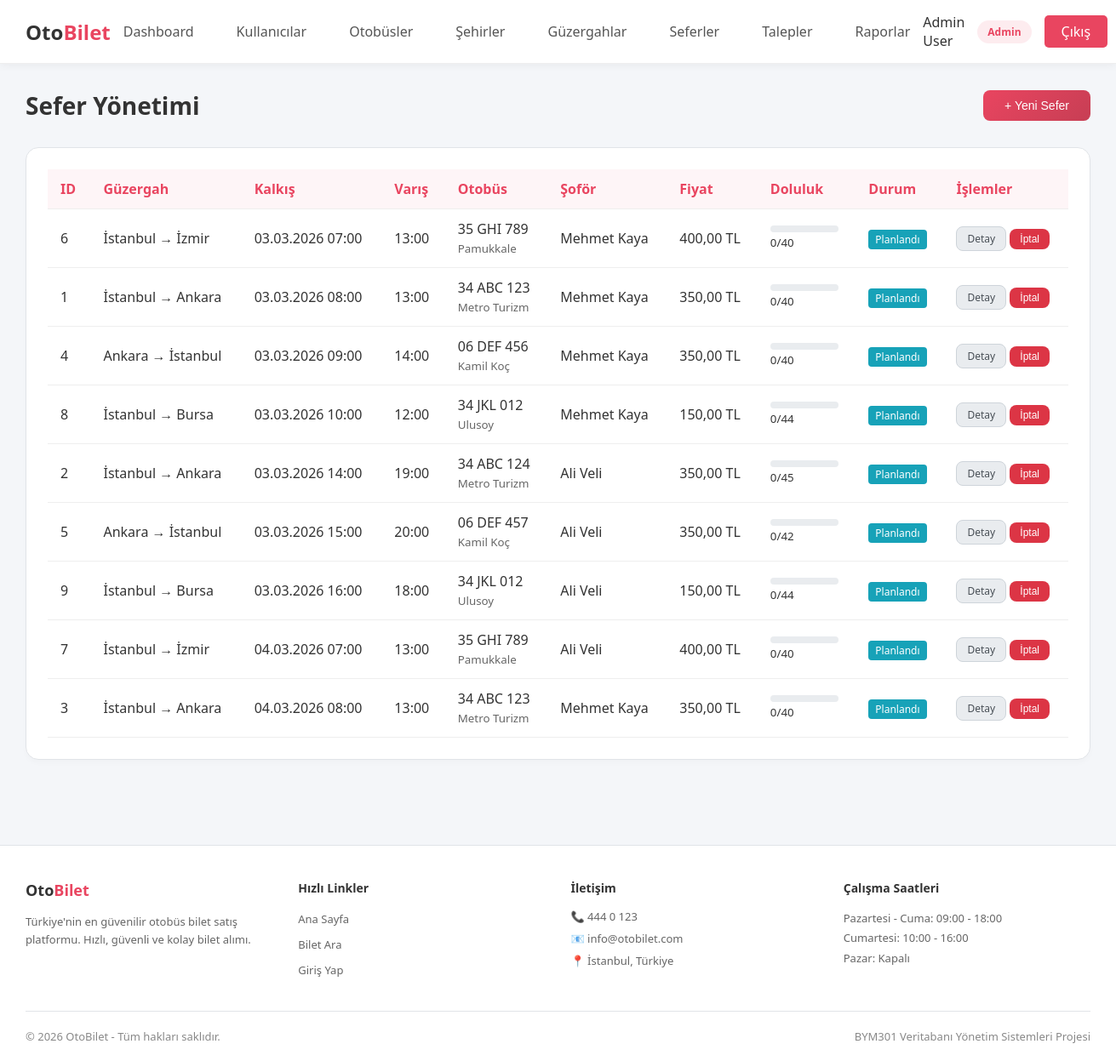
/admin/schedules.php (signed in), run on the app's committed database.
### tables this page shows
CREATE TABLE schedules (
    id INT PRIMARY KEY AUTO_INCREMENT,
    route_id INT NOT NULL,
    bus_id INT NOT NULL,
    driver_id INT,
    departure_time DATETIME NOT NULL,
    arrival_time DATETIME NOT NULL,
    price DECIMAL(10,2) NOT NULL,
    status ENUM('scheduled', 'departed', 'completed', 'cancelled') DEFAULT 'scheduled',
    created_at TIMESTAMP DEFAULT CURRENT_TIMESTAMP,
    FOREIGN KEY (route_id) REFERENCES routes(id),
    FOREIGN KEY (bus_id) REFERENCES buses(id),
    FOREIGN KEY (driver_id) REFERENCES users(id)
);

CREATE TABLE buses (
    id INT PRIMARY KEY AUTO_INCREMENT,
    company_id INT NOT NULL,
    plate_number VARCHAR(20) NOT NULL UNIQUE,
    model VARCHAR(100),
    capacity INT NOT NULL DEFAULT 40,
    has_wifi TINYINT(1) DEFAULT 0,
    has_tv TINYINT(1) DEFAULT 0,
    is_active TINYINT(1) DEFAULT 1,
    created_at TIMESTAMP DEFAULT CURRENT_TIMESTAMP,
    FOREIGN KEY (company_id) REFERENCES bus_companies(id)
);

CREATE TABLE bus_companies (
    id INT PRIMARY KEY AUTO_INCREMENT,
    name VARCHAR(100) NOT NULL UNIQUE,
    logo_url VARCHAR(255),
    phone VARCHAR(20),
    email VARCHAR(100),
    is_active TINYINT(1) DEFAULT 1,
    created_at TIMESTAMP DEFAULT CURRENT_TIMESTAMP
);

CREATE TABLE users (
    id INT PRIMARY KEY AUTO_INCREMENT,
    user_type_id INT NOT NULL,
    email VARCHAR(100) NOT NULL UNIQUE,
    password VARCHAR(255) NOT NULL,
    full_name VARCHAR(100) NOT NULL,
    phone VARCHAR(20),
    tc_no VARCHAR(11),
    gender ENUM('erkek', 'kadin') NULL,
    is_active TINYINT(1) DEFAULT 1,
    created_at TIMESTAMP DEFAULT CURRENT_TIMESTAMP,
    updated_at TIMESTAMP DEFAULT CURRENT_TIMESTAMP ON UPDATE CURRENT_TIMESTAMP,
    FOREIGN KEY (user_type_id) REFERENCES user_types(id)
);

### admin/schedules.php (the view, shortened to what this page needs)
<?php
require_once __DIR__ . '/../includes/header.php';
$database = new Database();
$db = $database->getConnection();
$schedules = $db->query("
    SELECT s.*,
           c1.name as from_city, c2.name as to_city,
           b.plate_number, bc.name as company_name,
           u.full_name as driver_name,
           (SELECT COUNT(*) FROM bookings WHERE schedule_id = s.id AND status = 'confirmed') as booked_count,
           b.capacity
    FROM schedules s
    INNER JOIN routes r ON s.route_id = r.id
    INNER JOIN cities c1 ON r.from_city_id = c1.id
    INNER JOIN cities c2 ON r.to_city_id = c2.id
    INNER JOIN buses b ON s.bus_id = b.id
    INNER JOIN bus_companies bc ON b.company_id = bc.id
    LEFT JOIN users u ON s.driver_id = u.id
    WHERE s.departure_time > DATE_SUB(NOW(), INTERVAL 1 DAY)
    ORDER BY s.departure_time
    LIMIT 50
")->fetchAll(PDO::FETCH_ASSOC);
?>
<div class="page-header">
    <h1 class="page-title">Sefer Yönetimi</h1>
    <button class="btn btn-primary" onclick="document.getElementById('addModal').classList.add('active')">+ Yeni Sefer</button>
</div>
<div class="card">
    <table>
        <thead>
            <tr>
                <th>ID</th>
                <th>Güzergah</th>
                <th>Kalkış</th>
                <th>Varış</th>
                <th>Otobüs</th>
                <th>Şoför</th>
                <th>Fiyat</th>
                <th>Doluluk</th>
                <th>Durum</th>
                <th>İşlemler</th>
            </tr>
        </thead>
        <tbody>
            <?php foreach ($schedules as $schedule): ?>
            <tr>
                <td><?php echo $schedule['id']; ?></td>
                <td><?php echo sanitize($schedule['from_city'] . ' → ' . $schedule['to_city']); ?></td>
                <td><?php echo formatDateTime($schedule['departure_time']); ?></td>
                <td><?php echo formatTime($schedule['arrival_time']); ?></td>
                <td>
                    <div><?php echo sanitize($schedule['plate_number']); ?></div>
                    <small style="color: #666;"><?php echo sanitize($schedule['company_name']); ?></small>
                </td>
                <td><?php echo sanitize($schedule['driver_name'] ?? 'Atanmadı'); ?></td>
                <td><?php echo formatMoney($schedule['price']); ?></td>
                <td>
                    <div style="background: #e9ecef; border-radius: 10px; overflow: hidden; height: 8px; width: 80px;">
                    </div>
                    <small><?php echo $schedule['booked_count']; ?>/<?php echo $schedule['capacity']; ?></small>
                </td>
                <td><?php echo getStatusBadge($schedule['status']); ?></td>
                <td>
                    <a href="schedule_details.php?id=<?php echo $schedule['id']; ?>" class="btn btn-sm btn-secondary" title="Detayları Görüntüle">Detay</a>
                    <?php if ($schedule['status'] === 'scheduled'): ?>
                    <form method="POST" style="display: inline;" onsubmit="return confirm('Bu seferi iptal etmek istediğinize emin misiniz? Tüm rezervasyonlar da iptal edilecek.')">
                        <button type="submit" class="btn btn-sm btn-danger">İptal</button>
                    </form>
                    <?php endif; ?>
                </td>
            </tr>
            <?php endforeach; ?>
        </tbody>
    </table>
</div>
<?php require_once __DIR__ . '/../includes/footer.php'; ?>

### includes/functions.php (shortened to what this page needs)
<?php
function sanitize($input) {
    return htmlspecialchars(trim($input), ENT_QUOTES, 'UTF-8');
}
function formatTime($date) {
    return date('H:i', strtotime($date));
}
function formatDateTime($date) {
    return date('d.m.Y H:i', strtotime($date));
}
function formatMoney($amount) {
    return number_format($amount, 2, ',', '.') . ' TL';
}
function getStatusBadge($status) {
    $badges = [
        'pending' => ['Beklemede', '#ffc107', '#000'],
        'confirmed' => ['Onaylandı', '#28a745', '#fff'],
        'cancelled' => ['İptal', '#dc3545', '#fff'],
        'scheduled' => ['Planlandı', '#17a2b8', '#fff'],
        'departed' => ['Yolda', '#007bff', '#fff'],
        'completed' => ['Tamamlandı', '#28a745', '#fff']
    ];
    $badge = $badges[$status] ?? ['Bilinmiyor', '#6c757d', '#fff'];
    return '<span style="background-color:'.$badge[1].';color:'.$badge[2].';padding:3px 8px;border-radius:4px;font-size:12px;">'.$badge[0].'</span>';
}

### includes/header.php (style rules this page uses)
* { margin: 0; padding: 0; box-sizing: border-box; }
body { font-family: 'Segoe UI', Tahoma, Geneva, Verdana, sans-serif; background: #f4f6f9; min-height: 100vh; color: #333; }
.card { background: #ffffff; border-radius: 15px; padding: 25px; margin-bottom: 20px; border: 1px solid #e1e4e8; box-shadow: 0 4px 6px rgba(0,0,0,0.02); }
.btn { display: inline-block; padding: 10px 25px; border-radius: 8px; text-decoration: none; cursor: pointer; border: none; font-size: 14px; transition: all 0.3s ease; }
.btn-primary { background: linear-gradient(135deg, #e94560, #c73e54); color: #fff; }
.btn-secondary { background: #e9ecef; color: #495057; border: 1px solid #ced4da; }
.btn-danger { background: #dc3545; color: #fff; }
.btn-sm { padding: 5px 12px; font-size: 12px; }
table { width: 100%; border-collapse: collapse; }
th, td { padding: 12px 15px; text-align: left; border-bottom: 1px solid #eee; }
th { background: rgba(233, 69, 96, 0.05); color: #e94560; font-weight: 600; }
.page-header { display: flex; justify-content: space-between; align-items: center; margin-bottom: 30px; }
.page-title { color: #333; font-size: 28px; font-weight: 600; }

### data on the page
schedules: id "6", to_city "İstanbul → İzmir", departure_time "03.03.2026 07:00", arrival_time "13:00", bus.plate_number "35 GHI 789", bus_companies.name "Pamukkale", driver.full_name "Mehmet Kaya", price "400,00 TL", booked_count "0", bus.capacity "40", status "Planlandı"
schedules: id "1", to_city "İstanbul → Ankara", departure_time "03.03.2026 08:00", arrival_time "13:00", bus.plate_number "34 ABC 123", bus_companies.name "Metro Turizm", driver.full_name "Mehmet Kaya", price "350,00 TL", booked_count "0", bus.capacity "40", status "Planlandı"
schedules: id "4", to_city "Ankara → İstanbul", departure_time "03.03.2026 09:00", arrival_time "14:00", bus.plate_number "06 DEF 456", bus_companies.name "Kamil Koç", driver.full_name "Mehmet Kaya", price "350,00 TL", booked_count "0", bus.capacity "40", status "Planlandı"
schedules: id "8", to_city "İstanbul → Bursa", departure_time "03.03.2026 10:00", arrival_time "12:00", bus.plate_number "34 JKL 012", bus_companies.name "Ulusoy", driver.full_name "Mehmet Kaya", price "150,00 TL", booked_count "0", bus.capacity "44", status "Planlandı"
schedules: id "2", to_city "İstanbul → Ankara", departure_time "03.03.2026 14:00", arrival_time "19:00", bus.plate_number "34 ABC 124", bus_companies.name "Metro Turizm", driver.full_name "Ali Veli", price "350,00 TL", booked_count "0", bus.capacity "45", status "Planlandı"
schedules: id "5", to_city "Ankara → İstanbul", departure_time "03.03.2026 15:00", arrival_time "20:00", bus.plate_number "06 DEF 457", bus_companies.name "Kamil Koç", driver.full_name "Ali Veli", price "350,00 TL", booked_count "0", bus.capacity "42", status "Planlandı"
schedules: id "9", to_city "İstanbul → Bursa", departure_time "03.03.2026 16:00", arrival_time "18:00", bus.plate_number "34 JKL 012", bus_companies.name "Ulusoy", driver.full_name "Ali Veli", price "150,00 TL", booked_count "0", bus.capacity "44", status "Planlandı"
schedules: id "7", to_city "İstanbul → İzmir", departure_time "04.03.2026 07:00", arrival_time "13:00", bus.plate_number "35 GHI 789", bus_companies.name "Pamukkale", driver.full_name "Ali Veli", price "400,00 TL", booked_count "0", bus.capacity "40", status "Planlandı"
schedules: id "3", to_city "İstanbul → Ankara", departure_time "04.03.2026 08:00", arrival_time "13:00", bus.plate_number "34 ABC 123", bus_companies.name "Metro Turizm", driver.full_name "Mehmet Kaya", price "350,00 TL", booked_count "0", bus.capacity "40", status "Planlandı"

### other printed values
$current_user['full_name'] "Admin User"
$current_user['user_type'] "Admin"
